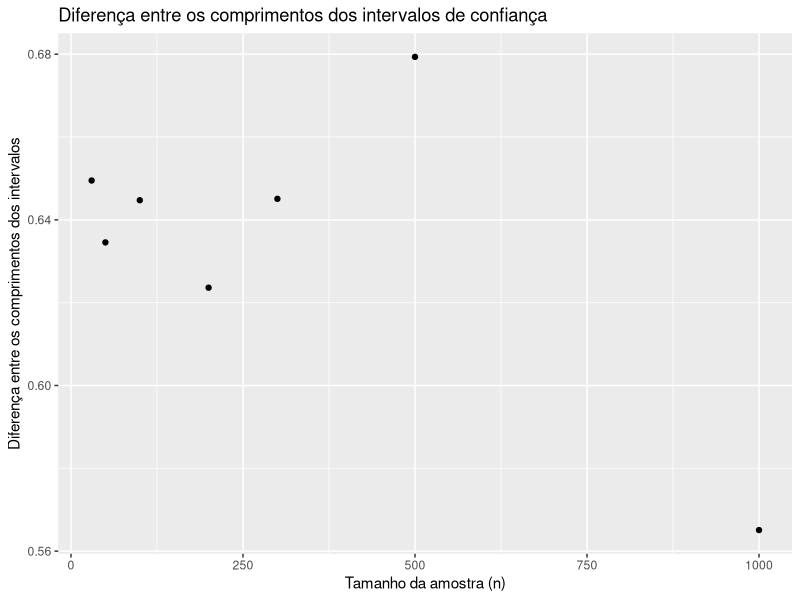

The R script that drew this image:
library(ggplot2)


seed <- 1497
n_values <- c(30,50,100,200,300,500,1000) # tamanho das amostras

k <- 2500 # amostras
p <- 0.5 # parametro da bernoulli
y <- 0.97 # nivel de confianca

z <- qnorm((1 + y) / 2)

# Fixe a semente em 1497
set.seed(seed)

# Gerar k = 2500 amostras de tamanho n para cada valor de n
amostras <- list()
for (n in n_values) {
  # Gerar uma amostra de tamanho n
  amostra <- rbinom(k, size = n, prob = p)
  amostras[[as.character(n)]] <- amostra
}

# Metodo 1
z <- qnorm((1 + y) / 2)
# ap^2 + bp + c = 0
a <- 1
calc_b = function (X,n) {
  return(- ((z ^ 2) * (p * (1 - p) / n) + (2 * X)))
}
calc_method_1 = function (X, n) {
  b <- calc_b(X, n) 
  c <- X ^ 2
  delta <- b ^ 2 - 4 * a * c
  x1 <- (-b + sqrt(delta)) / (2 * a)
  x2 <- (-b - sqrt(delta)) / (2 * a)
  return(c(x1, x2))
}

lista_diferencas <- list()
# Calcular a diferença entre os metodos 1 e 2
for (n in n_values) {
  X <- mean(amostras[[as.character(n)]])
  
  # Metodo 1
  m1 <- calc_method_1(X,n)
  comp_m1 <- abs(m1[2] - m1[1])
  
  
  # Metodo 2
  desvio_padrao <- sd(amostras[[as.character(n)]])
  valor_critico <- qnorm(1- (1-y)/2)
  erro_padrao <- desvio_padrao / sqrt(n)
  m2 <- c(X - valor_critico * erro_padrao,  X + valor_critico * erro_padrao)
  comp_m2 <- abs(m2[2] - m2[1])
  
  
  diferença <- abs(comp_m1 - comp_m2)
  lista_diferencas[[as.character(n)]] <- diferença
} 

diferenças <- unlist(lista_diferencas)
media_diff <- mean(diferenças)

df_diferencas <- data.frame(n = as.numeric(names(diferenças)),
                            diferenca = unlist(lista_diferencas))

grafico <- ggplot(df_diferencas, aes(x = n, y = diferenca)) +
  geom_point() +
  labs(x = "Tamanho da amostra (n)",
       y = "Diferença entre os comprimentos dos intervalos",
       title = "Diferença entre os comprimentos dos intervalos de confiança")
